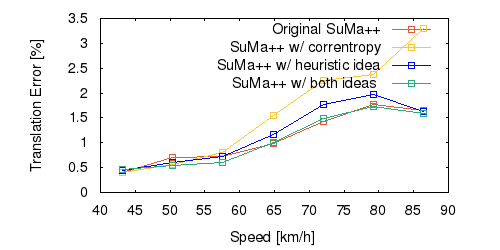

Here is the gnuplot script that generated this plot:
set term png size 500,250 font "Helvetica" 11
set output "avg_ts.png"
set size ratio 0.5
set yrange [0:*]
set xlabel "Speed [km/h]"
set ylabel "Translation Error [%]"
plot "avg_ts.txt" using ($1*3.6):($2*100) title 'Original SuMa++' lc rgb "#e35933" pt 4 w linespoints, \
"avg_ts_c.txt" using ($1*3.6):($2*100) title 'SuMa++ w/ correntropy' lc rgb "#df8c932" pt 4 w linespoints, \
"avg_ts_l.txt" using ($1*3.6):($2*100) title 'SuMa++ w/ heuristic idea' lc rgb "#0000FF" pt 4 w linespoints, \
"avg_ts_b.txt" using ($1*3.6):($2*100) title 'SuMa++ w/ both ideas ' lc rgb "#27ad81" pt 4 w linespoints
